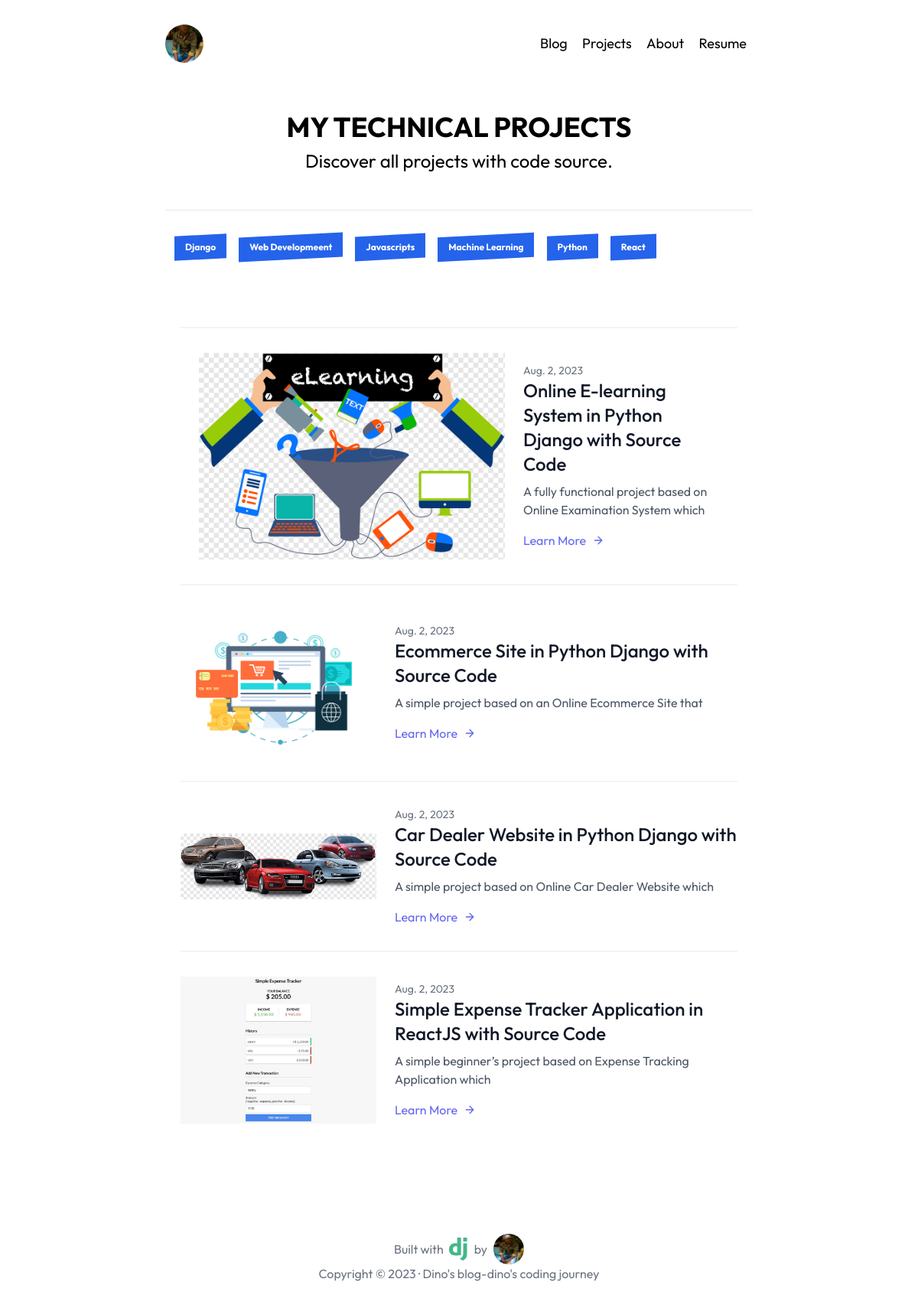
The app's page /project/ with its own data.
### blog/models.py (models this page shows, shortened)
class Categorie(models.Model):
    title = models.CharField(max_length=20)
    subtitle = models.CharField(max_length=200)
    slug = models.SlugField(max_length=20)
    thumbnail = models.ImageField()

class Project(models.Model):
    title = models.CharField(max_length=500)
    slug = models.SlugField()
    overview = RichTextUploadingField()
    thumbnail = models.ImageField(upload_to='project_img')
    content = RichTextUploadingField()
    published = models.DateField(auto_now_add=True)
    updated = models.DateField(auto_now=True)
    author = models.ForeignKey(Author, on_delete=models.CASCADE)
    tags = TaggableManager()
    category = models.ManyToManyField(Categorie)
    def get_absolute_url(self):
        return reverse("project_detail", kwargs={"slug": self.slug})

### blog/views.py (the view)
# urls.py: path('project/', vw.ProjectListView.as_view(), name='projects'),
class ProjectListView(ListView):
    model = Project
    template_name = 'pages/project.html'
    context_object_name = 'projects'
    def get_context_data(self, **kwargs):
        context = super().get_context_data(**kwargs)
        categories = Categorie.objects.all()
        context['categories'] = categories
        return context

### templates/pages/project.html
{% extends "base.html" %}
{% load static %}
{% block content %}
<main>
    <div class="max-w-4xl mx-auto mt-8">
        <header class="text-center px-6 mb-12 mx-auto my-16">
            <h2 class="text-4xl font-bold uppercase mb-2">My Technical Projects
            </h2>
            <p class="text-2xl mx-auto">Discover all projects with code source.</p>
        </header>
        <div class="flex flex-row flex-wrap items-center border-t border-gray-200 py-5">
            {% for categorie in categories %}
            <a class="mt-2 ml-2 px-2 py-1 " href="{% url 'project_by_cat' categorie.slug %}">
                <div
                    class="relative my-1 inline-flex rounded-full px-2.5 py-1 text-xs font-medium text-white before:block before:absolute before:-inset-1 before:-skew-y-3 before:bg-blue-600">
                    <span class="relative text-white font-bold">
                        {{categorie.title}}
                    </span>
                </div>
            </a>
            {% endfor %}
        </div>
        <section class="text-gray-600 body-font overflow-hidden">
            <div class="container px-5 py-24 mx-auto">
                <div class="-my-8 divide-y-2 divide-gray-100">
                    {% for project in projects %}
                    <a href="{{ project.get_absolute_url }}" class="no-underline">
                        {% if forloop.first %}
                        <div class="py-8 md:px-6 flex flex-wrap md:flex-nowrap items-center md:hover:shadow-lg">
                            <div class="md:w-[400px] md:mb-0 mb-6 flex-shrink-0 md:flex flex-col">
                                <img src="{{ project.thumbnail.url }}" alt="" class="w-full h-full hidden md:block">
                            </div>
                            <div class="md:flex-grow ml-6">
                                <span class="mt-1 text-gray-500 text-sm mb-2">{{ project.published|date }}</span>
                                <h2 class="text-2xl font-medium text-gray-900 title-font mb-2">{{ project.title }}</h2>
                                <p class="leading-relaxed">{{ project.overview|safe }}</p>
                                <a class="text-indigo-500 inline-flex items-center mt-4">Learn More
                                    <svg class="w-4 h-4 ml-2" viewBox="0 0 24 24" stroke="currentColor" stroke-width="2"
                                        fill="none" stroke-linecap="round" stroke-linejoin="round">
                                        <path d="M5 12h14"></path>
                                        <path d="M12 5l7 7-7 7"></path>
                                    </svg>
                                </a>
                            </div>
                        </div>
                        {%else %}
                        <div class="py-8 flex flex-wrap md:flex-nowrap items-center">
                            <div class="md:w-64 md:mb-0 mb-6 flex-shrink-0 flex flex-col">
                                <img src="{{ project.thumbnail.url }}" alt="" class="w-full h-full hidden md:block">
                            </div>
                            <div class="md:flex-grow ml-6">
                                <span class="mt-1 text-gray-500 text-sm mb-2">{{ project.published|date }}</span>
                                <h2 class="text-2xl font-medium text-gray-900 title-font mb-2">{{ project.title }}</h2>
                                <p class="leading-relaxed">{{ project.overview|safe }}</p>
                                <a class="text-indigo-500 inline-flex items-center mt-4">Learn More
                                    <svg class="w-4 h-4 ml-2" viewBox="0 0 24 24" stroke="currentColor" stroke-width="2"
                                        fill="none" stroke-linecap="round" stroke-linejoin="round">
                                        <path d="M5 12h14"></path>
                                        <path d="M12 5l7 7-7 7"></path>
                                    </svg>
                                </a>
                            </div>
                        </div>
                        {% endif %}
                    </a>
                    {% endfor %}
                </div>
            </div>
        </section>
    </div>
</main>
{% endblock content %}

### templates/base.html (shortened to what this page needs)
{% load static %}
<html lang="en">
<head>
    <link rel="stylesheet" href="https://unpkg.com/boxicons@latest/css/boxicons.min.css">
    <link rel="stylesheet" href="//cdnjs.cloudflare.com/ajax/libs/highlight.js/11.7.0/styles/night-owl.min.css">
    <link rel="stylesheet" href="{% static 'css/style.css' %}">
    <link rel="stylesheet" href="https://cdn.jsdelivr.net/gh/ellekasai/twemoji-awesome@gh-pages/twemoji-awesome.css">
    <script src="https://cdn.tailwindcss.com"></script>
</head>
<body>
    <nav class="pt-8 sticky top-0 bg-white/75 mb-10 z-40 backdrop-blur">
        <header class="header max-w-3xl xl:max-w-5xl flex items-center justify-between mx-auto px-4 md:px-0">
            <div class="mr-3 flex items-center justify-center nav__logo ml-4 md:ml-0">
                <img alt="img" class="nav__img" style="color:transparent" src="{% static 'img/me_r.jpeg' %}">
            </div>
            <div class="nav_items flex items-center">
                <ul class="list-none hidden md:block">
                    <li
                        class="inline-block hover:bg-slate-200 hover:rounded-lg p-2 {% if request.path == '/list/'%}bg-slate-200 rounded-lg p-2{% endif %}">
                        <a href="{% url 'list' %}" class="no-underline text-lg nav__link">Blog</a>
                    </li>
                    <li
                        class="inline-block hover:bg-slate-200 hover:rounded-lg p-2 {% if request.path == '/projects/'%}bg-slate-200 rounded-lg p-2{% endif %}">
                        <a href="{% url 'projects' %}" class="no-underline text-lg nav__link ">Projects</a>
                    </li>
                    <li
                        class="inline-block hover:bg-slate-200 hover:rounded-lg p-2 {% if request.path == '/about/'%}bg-slate-200 rounded-lg p-2{% endif %}">
                        <a href="{% url 'about' %}" class="no-underline text-lg nav__link">About</a>
                    </li>
                    <li
                        class="inline-block hover:bg-slate-200 hover:rounded-lg p-2 {% if request.path == '/resume/'%}bg-slate-200 rounded-lg p-2{% endif %}">
                        <a href="{% url 'resume' %}" class="no-underline text-lg nav__link">Resume</a>
                    </li>
                </ul>
            </div>
        </header>
    </nav>
    <div class="max-w-3xl xl:max-w-5xl mx-auto mt-10">
        {% block content %}
        {% endblock content %}
    </div>
    <footer class="mt-8">
        <div class="max-w-3xl xl:max-w-5xl mx-auto flex flex-col justify-between items-center py-4">
            <div class="flex items-center text-gray-500 text-center">
                Built with
                <img src="{% static 'img/django.svg' %}" alt="" class="w-[40px] h-[40px] rounded-full">
                <span>by</span>
                <img src="{% static 'img/me_r.jpeg' %}" alt="" class="w-[40px] h-[40px] rounded-full ml-2">
            </div>
            <div class="text-gray-500 text-center">
                Copyright &copy; {% now "Y" %} &#183; Dino's blog-dino's coding journey
            </div>
        </div>
    </footer>
</body>
</html>

### blog/static/css/style.css (style rules this page uses)
* { margin: 0; padding: 0; box-sizing: border-box; }
body { font-family: 'Outfit', sans-serif; }
.nav__logo { width: 50px; height: 50px; }
.nav__img { width: 100%; height: 100%; object-fit: cover; border-radius: 50%; }

### records on screen
Categorie: title "Django"
Categorie: title "Web Developmeent"
Categorie: title "Javascripts"
Categorie: title "Machine Learning"
Categorie: title "Python"
Categorie: title "React"
Project: thumbnail (picture), published "Aug. 2, 2023", title "Online E-learning System in Python Django with Source Code", overview "A fully functional project based on Online Examination System which"
Project: thumbnail (picture), published "Aug. 2, 2023", title "Ecommerce Site in Python Django with Source Code", overview "A simple project based on an Online Ecommerce Site that"
Project: thumbnail (picture), published "Aug. 2, 2023", title "Car Dealer Website in Python Django with Source Code", overview "A simple project based on Online Car Dealer Website which"
Project: thumbnail (picture), published "Aug. 2, 2023", title "Simple Expense Tracker Application in ReactJS with Source Code", overview "A simple beginner’s project based on Expense Tracking Application which"
